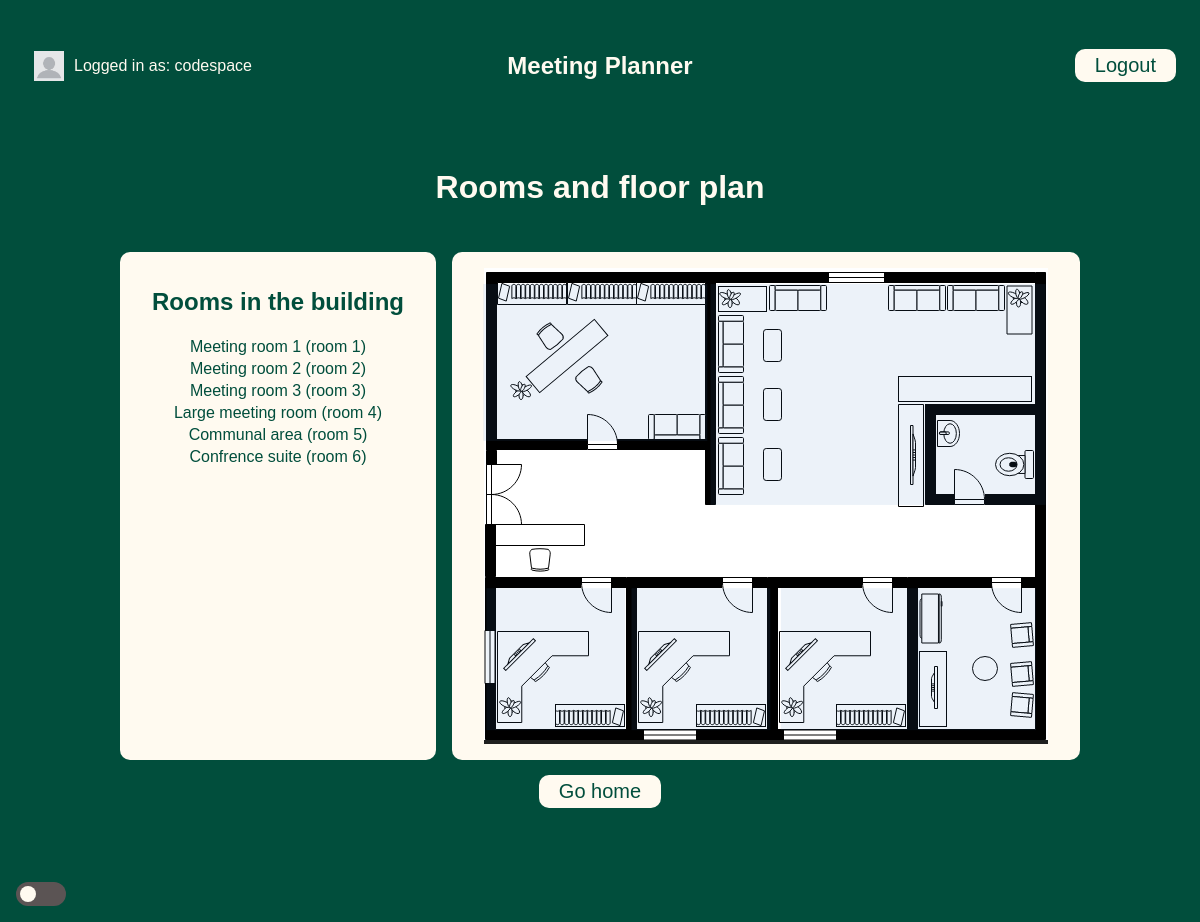
Page /meetings/rooms (signed in) on the committed database.
### meetings/models.py (models this page shows)
class Room(models.Model):
    name = models.CharField(max_length=50)
    floor = models.IntegerField()
    room_number = models.IntegerField()
    def __str__(self):
        return f"{self.name} (room  {self.room_number})"

### meetings/views.py (the view)
# urls.py: path('rooms', views.rooms_list, name='rooms'),
@login_required
def rooms_list(request):
    return render(request, "meetings/rooms.html",{"rooms": Room.objects.all()})

### templates/meetings/rooms.html (shortened to what this page needs)
{% extends "base.html" %}
{% load static %}
{% block extra_scripts %}
    <link rel="stylesheet" href="{% static 'website/rooms.css' %}">
{% endblock %}
{% block content%}
    <h1>Rooms and floor plan</h1>
    <div class="card">
        <div class="item rooms">
            <h2>Rooms in the building</h2>
            {% for room in rooms %}
                <p>{{room}}</p>
            {% endfor %}
        </div>
        <div class="item floorplan">
            <img src="{% static 'website/floorplan.png' %}" id="floorplan" alt="Flooplan">
        </div>
    </div>
    <p class="actions"><a href="{% url 'welcome' %}">Go home</a></p>
{%endblock%}

### templates/base.html (shortened to what this page needs)
{% load static %}
<!DOCTYPE html>
<html lang="en">
<head>
    <link rel="stylesheet" href="{% static 'website/style.css' %}">
</head>
{% block extra_scripts %}{% endblock %}
<body>
        {% if user.is_authenticated %}
        <nav class="header">
            <div class="name">
                <img src="{% static 'website/profile.jpg' %}" id="profile" alt="Profile icon">
                Logged in as: {{user.get_username}}
            </div>
            <h1 style="padding:0.5rem"> Meeting Planner</h1>
            <form method="post" action="{%url 'logout'%}">
                <button type="submit">Logout</button>
            </form>
        </nav>
        {%endif%}
    <div class="content">
    {% block content %}
    {% endblock%}
    </div>
    <div id="footer">
        <h1></h1>
    </div>
    <div id="mode">
        <label class="switch" for="darklight">
            <span class="slider round"></span>
        </label>
    </div>
</body>
</html>

### website/static/website/style.css (style rules this page uses)
:root { --main: #014e3c; --button: #cfe0d0; --light: #fffaf0; --dark: #206c5e; }
body { font-family: 'Calibri', 'Trebuchet MS', sans-serif; color: var(--light); background-color: var(--main); margin: 0; display:flex; flex-direction: column; min-height: 100dvh; }
button { background-color: var(--light); border: none; color: var(--main); border-radius: 10px; padding: 5px 20px; font-size: 20px; }
h1 { padding: 1rem; }
a { text-decoration: none; font-weight: bold; color: var(--main); }
p { margin: 0; padding: 2px; }
.actions { display: flex; flex-direction: row; }
.actions a { margin: 5px; background-color: var(--light); color: var(--main); border-radius: 10px; padding: 5px 20px; font-size: 20px; font-weight: normal; }
.card { display: flex; flex-direction: row; color: var(--main); gap: 1rem; padding :0.5rem; }
.item { padding: 1rem 2rem; background-color: var(--light); color: var(--main); border-radius: 10px; display:flex; flex-direction: column; align-items: center; }
#mode { padding: 1rem; bottom: 0; align-items: center; position: fixed; }
#footer { padding:1rem; }
.switch { position: relative; display: inline-block; width: 50px; height: 24px; }
.slider { position: absolute; cursor: pointer; top: 0; left: 0; right: 0; bottom: 0; background-color: rgb(91, 84, 84); -webkit-transition: .4s; transition: .4s; }
.slider:before { position: absolute; content: ""; height: 16px; width: 16px; left: 4px; bottom: 4px; background-color: var(--light); -webkit-transition: .4s; transition: .4s; }
.slider.round { border-radius: 34px; }
.slider.round:before { border-radius: 50%; }
.header { display: grid; grid-template-columns: 1fr 1fr 1fr; padding: 1.5rem; align-items: center; }
.header > :first-child { justify-self: start; }
.header > :nth-child(2) { justify-self: center; }
.header > :last-child { justify-self: end; }
.name { display: flex; flex-direction: row; align-items: center; }
#profile { height: 30px; width: 30px; padding: 10px; }
.content { display: flex; flex-direction: column; align-items: center; justify-content: center; height: 100%; flex-grow: 1; }

### website/static/website/rooms.css (style rules this page uses)
.floorplan { position:relative; width: 100%; }
#floorplan { display: block; width: 100%; height: auto; }
.floorplan-overlay { position: absolute; width: 100%; height: 100%; display: block; }
.rooms h2 { width: max-content; }

### rows in the picture
Room: name+room_number "Meeting room 1 (room 1)"
Room: name+room_number "Meeting room 2 (room 2)"
Room: name+room_number "Meeting room 3 (room 3)"
Room: name+room_number "Large meeting room (room 4)"
Room: name+room_number "Communal area (room 5)"
Room: name+room_number "Confrence suite (room 6)"

### other values in the picture
{{ user.get_username }} "codespace"
